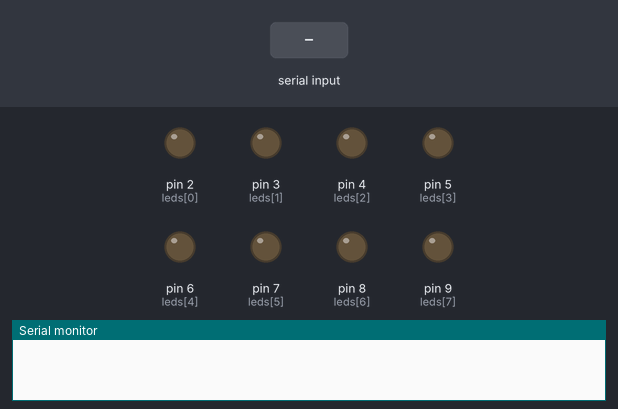
The sketch below on a simulated Arduino Uno, built with avr-gcc and run on an emulated ATmega328P. On the bench: output pins drawn as LEDs (lit = HIGH), the last lines printed to the serial monitor. The test bench sets the inputs (shaded band).

Above: at 1.2 s.
1.3 s: "90,45\n" received over Serial
At 2.5 s:
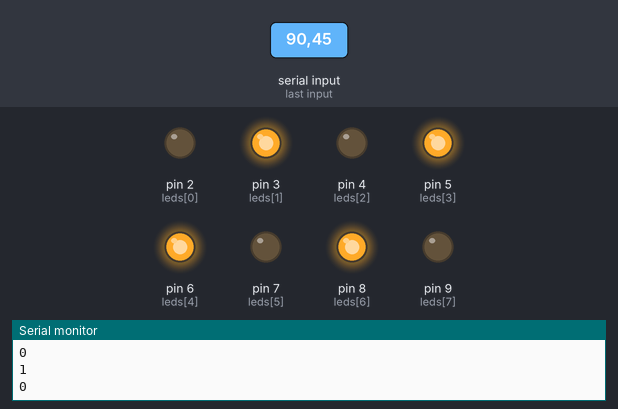
2.8 s: "30,150\n" received over Serial
At 5.0 s:
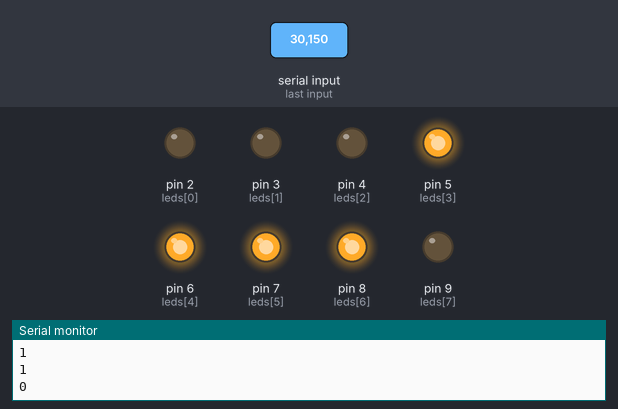
5.8 s: "5\n" received over Serial
At 8.5 s:
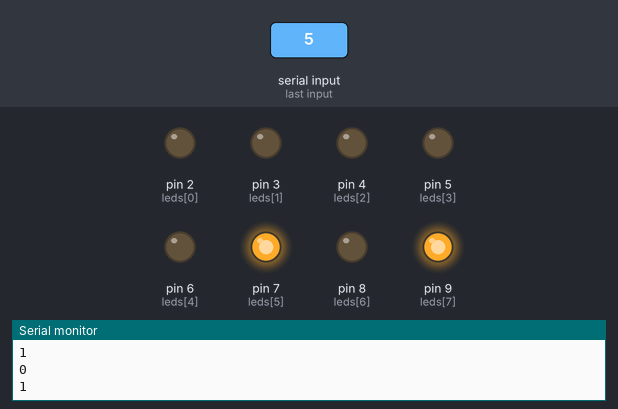
8.8 s: "200\n" received over Serial
At 10.8 s:
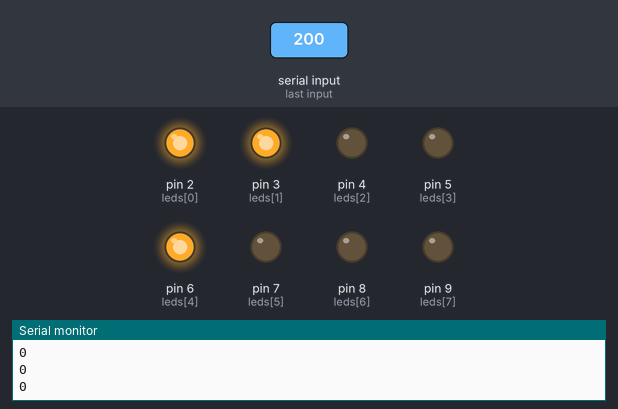
11.8 s: "90\n" received over Serial
At 14.3 s:
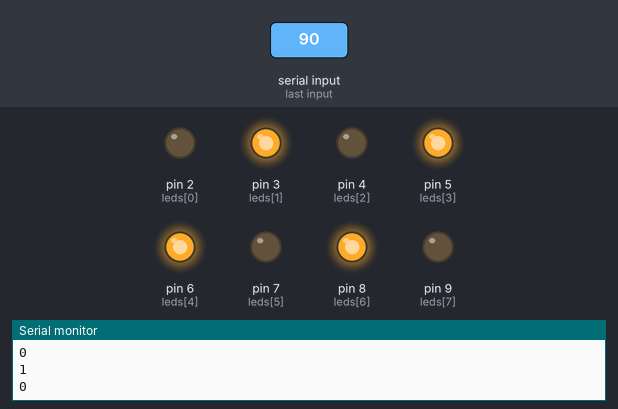
Timing chart, 0 to 17.8 s (numbered marks = the images above; inputs shaded):
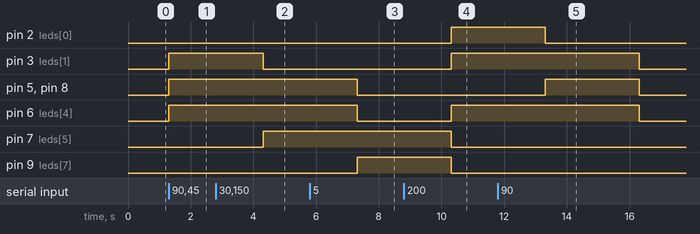

The sketch:

P3.ino
```cpp
String cadena, texto;
int i, c, j, b, numero;
char n;
int leds[] = {2, 3, 4, 5, 6, 7, 8, 9};
void setup() {
  Serial.begin(9600);
  Serial.setTimeout(100);

  for (i = 0; i < 8; i++) {
    pinMode(leds[i], OUTPUT);
  }
}

void loop() {
  if (Serial.available() > 0) {
    cadena = Serial.readStringUntil('\n');
    int numero = cadena.toInt();  // Convierte la cadena de texto a un número entero
    int Bin[] = {0, 0, 0, 0, 0, 0, 0, 0};  // Arreglo para almacenar los bits binarios
    j = -1;

    Serial.println(String(numero));

    // Convierte el número a su representación binaria
    for (i = numero; i > 0;) {
      j++;
      b = i % 2;
      Bin[j] = b;
      i = i / 2;
    }

    int o = 7;

    // Enciende o apaga los LEDs según los bits binarios
    for (int m = 0; m < 8; m++) {
      digitalWrite(leds[m], Bin[o]);
      Serial.println(Bin[o]);
      o--;
    }

    delay(3000);  // Espera 3 segundos
    c++;  // Incrementa la variable c
  }

  // Apaga todos los LEDs
  for (int m = 0; m < 8; m++) {
    digitalWrite(leds[m], 0);
  }
}
```

Measured:
- after the input at 1.3 s, pin 3 (leds[1]), pin 5 (leds[3]), pin 6 (leds[4]), pin 8 (leds[6]): LOW → HIGH at once
- after the input at 2.8 s, pin 5 (leds[3]), pin 6 (leds[4]), pin 8 (leds[6]): stays HIGH (without the input it goes to LOW after 1.5 s); pin 7 (leds[5]): LOW → HIGH after 1.5 s
- after the input at 5.8 s, pin 7 (leds[5]): stays HIGH (without the input it goes to LOW after 1.5 s); pin 9 (leds[7]): LOW → HIGH after 1.5 s
- after the input at 8.8 s, pin 2 (leds[0]), pin 3 (leds[1]), pin 6 (leds[4]): LOW → HIGH after 1.5 s
- after the input at 11.8 s, pin 3 (leds[1]), pin 6 (leds[4]): HIGH → LOW after 4.5 s instead of 1.5 s; pin 5 (leds[3]), pin 8 (leds[6]): LOW → HIGH after 1.5 s, → LOW 3.0 s later
